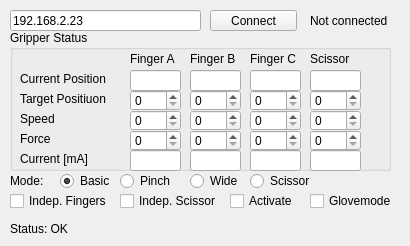
    <widget class="QWidget" name="ur5GripperTab">
     <attribute name="title">
      <string>UR5 Gripper</string>
     </attribute>
     <widget class="QGroupBox" name="groupBox_4">
      <property name="geometry">
       <rect>
        <x>10</x>
        <y>30</y>
        <width>381</width>
        <height>141</height>
       </rect>
      </property>
      <property name="title">
       <string>Gripper Status</string>
      </property>
      <widget class="QLabel" name="label_26">
       <property name="geometry">
        <rect>
         <x>10</x>
         <y>120</y>
         <width>91</width>
         <height>17</height>
        </rect>
       </property>
       <property name="text">
        <string>Current [mA]</string>
       </property>
      </widget>
      <widget class="QLabel" name="label_fingerB">
       <property name="geometry">
        <rect>
         <x>180</x>
         <y>20</y>
         <width>58</width>
         <height>17</height>
        </rect>
       </property>
       <property name="text">
        <string>Finger B</string>
       </property>
      </widget>
      <widget class="QLabel" name="label_25">
       <property name="geometry">
        <rect>
         <x>10</x>
         <y>100</y>
         <width>58</width>
         <height>17</height>
        </rect>
       </property>
       <property name="text">
        <string>Force</string>
       </property>
      </widget>
      <widget class="QLabel" name="label_fingerA">
       <property name="geometry">
        <rect>
         <x>120</x>
         <y>20</y>
         <width>58</width>
         <height>17</height>
        </rect>
       </property>
       <property name="text">
        <string>Finger A</string>
       </property>
      </widget>
      <widget class="QLabel" name="label_6">
       <property name="geometry">
        <rect>
         <x>10</x>
         <y>40</y>
         <width>101</width>
         <height>17</height>
        </rect>
       </property>
       <property name="text">
        <string>Current Position</string>
       </property>
      </widget>
      <widget class="QLabel" name="label_fingerC">
       <property name="geometry">
        <rect>
         <x>240</x>
         <y>20</y>
         <width>58</width>
         <height>17</height>
        </rect>
       </property>
       <property name="text">
        <string>Finger C</string>
       </property>
      </widget>
      <widget class="QLabel" name="label_23">
       <property name="geometry">
        <rect>
         <x>10</x>
         <y>60</y>
         <width>101</width>
         <height>17</height>
        </rect>
       </property>
       <property name="text">
        <string>Target Positiuon</string>
       </property>
      </widget>
      <widget class="QLabel" name="label_24">
       <property name="geometry">
        <rect>
         <x>10</x>
         <y>80</y>
         <width>58</width>
         <height>17</height>
        </rect>
       </property>
       <property name="text">
        <string>Speed</string>
       </property>
      </widget>
      <widget class="QLabel" name="label_scissor">
       <property name="geometry">
        <rect>
         <x>300</x>
         <y>20</y>
         <width>58</width>
         <height>17</height>
        </rect>
       </property>
       <property name="text">
        <string>Scissor</string>
       </property>
      </widget>
      <widget class="QSpinBox" name="fingerA_targetPosition">
       <property name="geometry">
        <rect>
         <x>120</x>
         <y>60</y>
         <width>51</width>
         <height>21</height>
        </rect>
       </property>
       <property name="maximum">
        <number>255</number>
       </property>
      </widget>
      <widget class="QSpinBox" name="fingerB_targetPosition">
       <property name="geometry">
        <rect>
         <x>180</x>
         <y>60</y>
         <width>51</width>
         <height>21</height>
        </rect>
       </property>
       <property name="maximum">
        <number>255</number>
       </property>
      </widget>
      <widget class="QSpinBox" name="fingerC_targetPosition">
       <property name="geometry">
        <rect>
         <x>240</x>
         <y>60</y>
         <width>51</width>
         <height>21</height>
        </rect>
       </property>
       <property name="maximum">
        <number>255</number>
       </property>
      </widget>
      <widget class="QSpinBox" name="scissor_targetPosition">
       <property name="geometry">
        <rect>
         <x>300</x>
         <y>60</y>
         <width>51</width>
         <height>21</height>
        </rect>
       </property>
       <property name="maximum">
        <number>255</number>
       </property>
      </widget>
      <widget class="QLineEdit" name="fingerA_currentPosition">
       <property name="geometry">
        <rect>
         <x>120</x>
         <y>40</y>
         <width>51</width>
         <height>21</height>
        </rect>
       </property>
       <property name="readOnly">
        <bool>true</bool>
       </property>
      </widget>
      <widget class="QLineEdit" name="fingerB_currentPosition">
       <property name="geometry">
        <rect>
         <x>180</x>
         <y>40</y>
         <width>51</width>
         <height>21</height>
        </rect>
       </property>
       <property name="readOnly">
        <bool>true</bool>
       </property>
      </widget>
      <widget class="QLineEdit" name="fingerC_currentPosition">
       <property name="geometry">
        <rect>
         <x>240</x>
         <y>40</y>
         <width>51</width>
         <height>21</height>
        </rect>
       </property>
       <property name="readOnly">
        <bool>true</bool>
       </property>
      </widget>
      <widget class="QLineEdit" name="scissor_currentPosition">
       <property name="geometry">
        <rect>
         <x>300</x>
         <y>40</y>
         <width>51</width>
         <height>21</height>
        </rect>
       </property>
       <property name="readOnly">
        <bool>true</bool>
       </property>
      </widget>
      <widget class="QSpinBox" name="fingerA_speed">
       <property name="geometry">
        <rect>
         <x>120</x>
         <y>80</y>
         <width>51</width>
         <height>21</height>
        </rect>
       </property>
       <property name="maximum">
        <number>255</number>
       </property>
      </widget>
      <widget class="QSpinBox" name="scissor_speed">
       <property name="geometry">
        <rect>
         <x>300</x>
         <y>80</y>
         <width>51</width>
         <height>21</height>
        </rect>
       </property>
       <property name="maximum">
        <number>255</number>
       </property>
      </widget>
      <widget class="QSpinBox" name="fingerB_speed">
       <property name="geometry">
        <rect>
         <x>180</x>
         <y>80</y>
         <width>51</width>
         <height>21</height>
        </rect>
       </property>
       <property name="maximum">
        <number>255</number>
       </property>
      </widget>
      <widget class="QSpinBox" name="fingerC_speed">
       <property name="geometry">
        <rect>
         <x>240</x>
         <y>80</y>
         <width>51</width>
         <height>21</height>
        </rect>
       </property>
       <property name="maximum">
        <number>255</number>
       </property>
      </widget>
      <widget class="QSpinBox" name="fingerA_force">
       <property name="geometry">
        <rect>
         <x>120</x>
         <y>100</y>
         <width>51</width>
         <height>21</height>
        </rect>
       </property>
       <property name="maximum">
        <number>255</number>
       </property>
      </widget>
      <widget class="QSpinBox" name="scissor_force">
       <property name="geometry">
        <rect>
         <x>300</x>
         <y>100</y>
         <width>51</width>
         <height>21</height>
        </rect>
       </property>
       <property name="maximum">
        <number>255</number>
       </property>
      </widget>
      <widget class="QSpinBox" name="fingerB_force">
       <property name="geometry">
        <rect>
         <x>180</x>
         <y>100</y>
         <width>51</width>
         <height>21</height>
        </rect>
       </property>
       <property name="maximum">
        <number>255</number>
       </property>
      </widget>
      <widget class="QSpinBox" name="fingerC_force">
       <property name="geometry">
        <rect>
         <x>240</x>
         <y>100</y>
         <width>51</width>
         <height>21</height>
        </rect>
       </property>
       <property name="maximum">
        <number>255</number>
       </property>
      </widget>
      <widget class="QLineEdit" name="scissor_current">
       <property name="geometry">
        <rect>
         <x>300</x>
         <y>120</y>
         <width>51</width>
         <height>21</height>
        </rect>
       </property>
       <property name="readOnly">
        <bool>true</bool>
       </property>
      </widget>
      <widget class="QLineEdit" name="fingerC_current">
       <property name="geometry">
        <rect>
         <x>240</x>
         <y>120</y>
         <width>51</width>
         <height>21</height>
        </rect>
       </property>
       <property name="readOnly">
        <bool>true</bool>
       </property>
      </widget>
      <widget class="QLineEdit" name="fingerB_current">
       <property name="geometry">
        <rect>
         <x>180</x>
         <y>120</y>
         <width>51</width>
         <height>21</height>
        </rect>
       </property>
       <property name="readOnly">
        <bool>true</bool>
       </property>
      </widget>
      <widget class="QLineEdit" name="fingerA_current">
       <property name="geometry">
        <rect>
         <x>120</x>
         <y>120</y>
         <width>51</width>
         <height>21</height>
        </rect>
       </property>
       <property name="readOnly">
        <bool>true</bool>
       </property>
      </widget>
     </widget>
     <widget class="QLineEdit" name="lineEdit_gripperIP">
      <property name="geometry">
       <rect>
        <x>10</x>
        <y>10</y>
        <width>191</width>
        <height>21</height>
       </rect>
      </property>
      <property name="text">
       <string>192.168.2.23</string>
      </property>
     </widget>
     <widget class="QPushButton" name="pushButton_3">
      <property name="geometry">
       <rect>
        <x>210</x>
        <y>10</y>
        <width>87</width>
        <height>21</height>
       </rect>
      </property>
      <property name="text">
       <string>Connect</string>
      </property>
     </widget>
     <widget class="QLabel" name="label_gripperConnected">
      <property name="geometry">
       <rect>
        <x>310</x>
        <y>10</y>
        <width>91</width>
        <height>21</height>
       </rect>
      </property>
      <property name="text">
       <string>Not connected</string>
      </property>
     </widget>
     <widget class="QLabel" name="label_27">
      <property name="geometry">
       <rect>
        <x>10</x>
        <y>170</y>
        <width>41</width>
        <height>21</height>
       </rect>
      </property>
      <property name="text">
       <string>Mode:</string>
      </property>
     </widget>
     <widget class="QRadioButton" name="gripperMode_basic">
      <property name="geometry">
       <rect>
        <x>60</x>
        <y>170</y>
        <width>100</width>
        <height>22</height>
       </rect>
      </property>
      <property name="text">
       <string>Basic</string>
      </property>
      <property name="checked">
       <bool>true</bool>
      </property>
     </widget>
     <widget class="QRadioButton" name="gripperMode_pinch">
      <property name="geometry">
       <rect>
        <x>120</x>
        <y>170</y>
        <width>100</width>
        <height>22</height>
       </rect>
      </property>
      <property name="text">
       <string>Pinch</string>
      </property>
     </widget>
     <widget class="QRadioButton" name="gripperMode_wide">
      <property name="geometry">
       <rect>
        <x>190</x>
        <y>170</y>
        <width>100</width>
        <height>22</height>
       </rect>
      </property>
      <property name="text">
       <string>Wide</string>
      </property>
     </widget>
     <widget class="QRadioButton" name="gripperMode_scissor">
      <property name="geometry">
       <rect>
        <x>250</x>
        <y>170</y>
        <width>100</width>
        <height>22</height>
       </rect>
      </property>
      <property name="text">
       <string>Scissor</string>
      </property>
     </widget>
     <widget class="QCheckBox" name="gripper_independentFingers">
      <property name="geometry">
       <rect>
        <x>10</x>
        <y>190</y>
        <width>111</width>
        <height>22</height>
       </rect>
      </property>
      <property name="text">
       <string>Indep. Fingers</string>
      </property>
     </widget>
     <widget class="QCheckBox" name="gripper_Activate">
      <property name="geometry">
       <rect>
        <x>230</x>
        <y>190</y>
        <width>86</width>
        <height>22</height>
       </rect>
      </property>
      <property name="text">
       <string>Activate</string>
      </property>
     </widget>
     <widget class="QCheckBox" name="gripper_gloveMode">
      <property name="geometry">
       <rect>
        <x>310</x>
        <y>190</y>
        <width>91</width>
        <height>22</height>
       </rect>
      </property>
      <property name="text">
       <string>Glovemode</string>
      </property>
     </widget>
     <widget class="QCheckBox" name="gripper_independentScissor">
      <property name="geometry">
       <rect>
        <x>120</x>
        <y>190</y>
        <width>111</width>
        <height>22</height>
       </rect>
      </property>
      <property name="text">
       <string>Indep. Scissor</string>
      </property>
     </widget>
     <widget class="QLabel" name="label_gripperError">
      <property name="geometry">
       <rect>
        <x>10</x>
        <y>220</y>
        <width>391</width>
        <height>17</height>
       </rect>
      </property>
      <property name="text">
       <string>Status: OK</string>
      </property>
     </widget>
    </widget>
